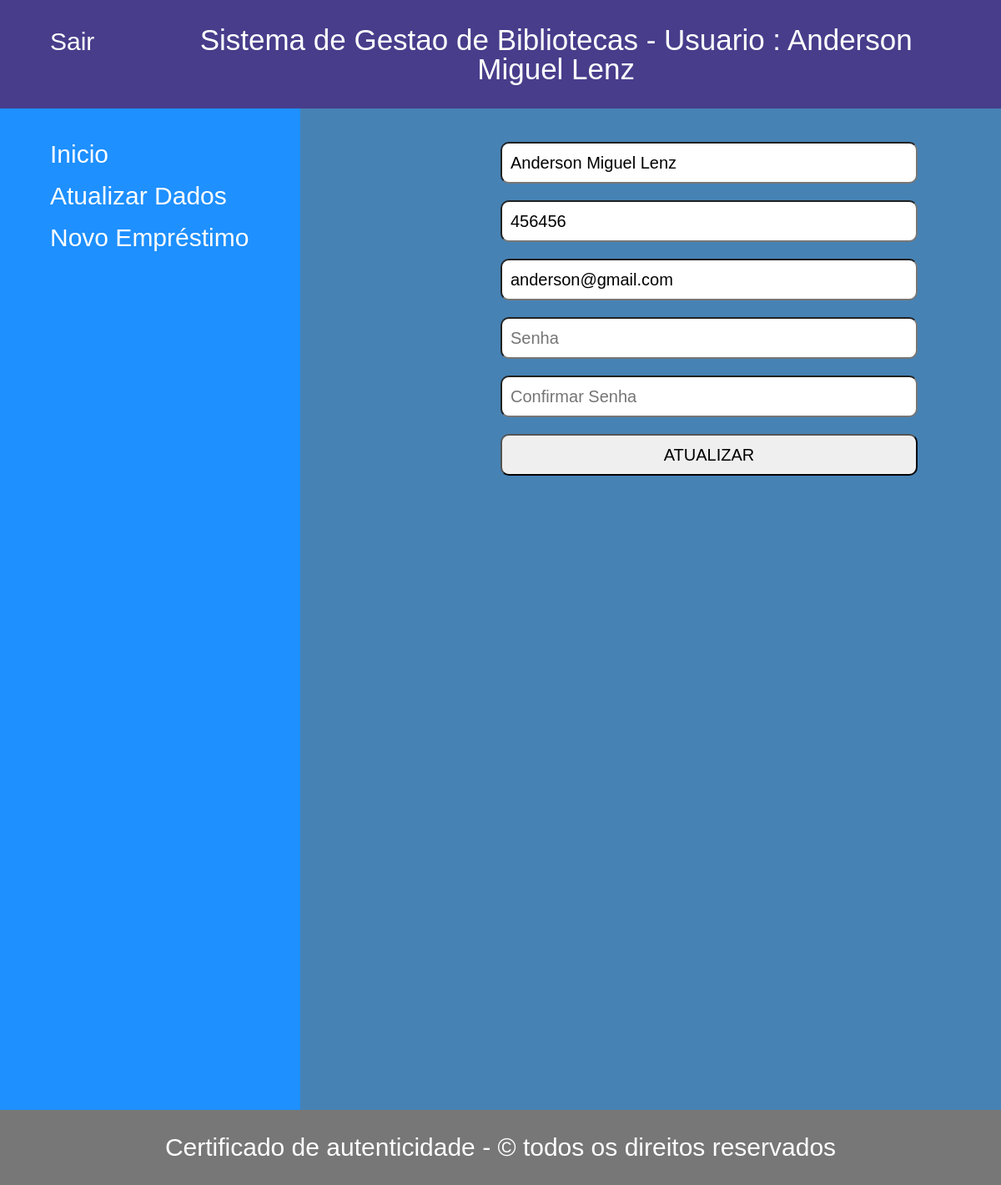
/usuario/usuarioAtualizarDados.php (signed in), run on the app's committed database.
### tables this page shows
CREATE TABLE `usuarios` (
  `id_usuario` int(11) NOT NULL,
  `nome` varchar(30) DEFAULT NULL,
  `telefone` varchar(30) DEFAULT NULL,
  `email` varchar(40) DEFAULT NULL,
  `senha` varchar(32) DEFAULT NULL
);

### usuario/Usuario.php (called while the page is built, shortened)
<?php
class Usuario
{
    private $mysql;
    public function __construct(mysqli $mysql)
    {
        $this->mysql = $mysql;
    }
    public function exibirPorId(string $id): array
    {
        $retornaUsuario = $this->mysql->prepare("SELECT * FROM usuarios WHERE id_usuario = ?");
        $retornaUsuario->bind_param('s', $id);
        $retornaUsuario->execute();
        $usuario = $retornaUsuario->get_result()->fetch_assoc();
        return $usuario;
    }
}
?>

### usuario/usuarioAtualizarDados.php (the view, shortened to what this page needs)
<?php
require_once 'Usuario.php';
require '../conexaoBanco.php';
$u = new Usuario($mysql);
$usu = $u->exibirPorId($_SESSION['id_usuario']);
        ?>
<!DOCTYPE html>
<html lang="pt-br">
    <head>
        <link rel="stylesheet" type="text/css" href="../reset.css">
        <link rel="stylesheet" type="text/css" href="../style.css">
    </head>
    <body>
        <header>
            <div class="title"><h2>Sistema de Gestao de Bibliotecas - Usuario : <?php echo $usu['nome'] ?></h2></div>
            <div class="sair"><a href="sairUsuario.php">Sair</a></div>
        </header>
        <section>
            <nav>
                <ul>
                    <li><a href="usuarioIndexEmprestimos.php">Inicio</a></li>
                    <li><a href="usuarioAtualizarDados.php">Atualizar Dados</a></li>
                    <li><a href="usuarioNovoEmprestimo.php">Novo Empréstimo</a></li>
                </ul>
            </nav>
            <main>
                <form method="post">
                    <input type="text" name="nome" placeholder="Nome Completo" maxlength="30" value="<?php echo $usu['nome']; ?>">
                    <input type="text" name="telefone" placeholder="Telefone" maxlength="30" value="<?php echo $usu['telefone']; ?>">
                    <input type="email" name="email" placeholder="Usuário" maxlength="40" value="<?php echo $usu['email']; ?>">
                    <input type="password" name="senha" placeholder="Senha" maxlength="15">
                    <input type="password" name="confSenha" placeholder="Confirmar Senha" maxlength="15">
                    <input type="submit" value="ATUALIZAR">
                </form>
            </main>
        </section>
        <footer>
            <p class=".p_rodape"> Certificado de autenticidade - © todos os direitos reservados </p>
        </footer>
    </body>
</html>

### style.css (style rules this page uses)
* { box-sizing: border-box; }
body { font-family: Arial, Helvetica, sans-serif; }
section { display: -webkit-flex; display: flex; }
header { background-color: darkslateblue; padding: 30px 0px 30px 0px; text-align: center; font-size: 35px; color: white; }
.title { display: inline-block; width: 80%; }
.sair { float: left; display: inline-block; text-align: left; padding-left: 40px; }
nav { float: left; width: 30%; min-height: 1200px; background: DodgerBlue; padding: 20px; margin: 0px auto 0px auto; }
nav ul { list-style-type: none; padding: 0; }
main { float: left; padding: 20px; width: 70%; background-color: steelblue; min-height: 1200px; height: 100%; margin: 0px auto 0px auto; }
section::after { content: ""; display: table; clear: both; }
footer { background-color: #777; padding: 10px; text-align: center; color: white; }
input, select { display: block; margin: 20px; height: 50px; width: 500px; font-size: 20px; border-radius: 10px; padding: 10px; }
form { float: left; margin-left: 200px; }
a, li { margin: 20px; font-size: 30px; box-decoration-break: slice; border: 1px black; text-decoration: none; color: white; }
p { font-size: 30px; margin: 20px; }

### data on the page
usuarios: nome "Anderson Miguel Lenz", telefone "456456", email "anderson@gmail.com"
